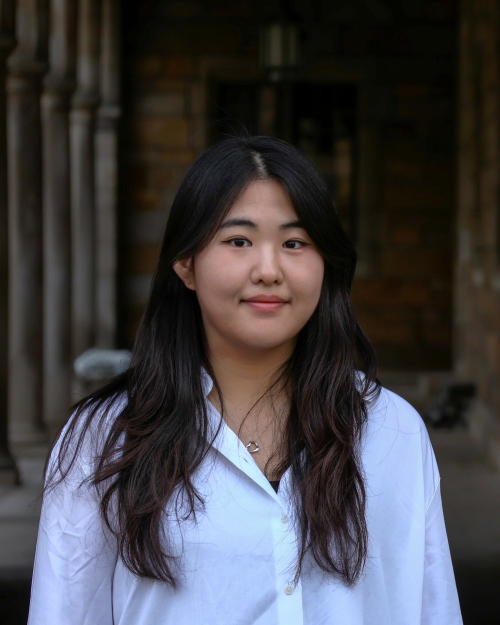
#> input picture images/victoria.jpg, 1000 x 1250 px (shown at 1/2 size)
$ python blur_faces.py ../images/victoria.jpg ../images/mended-app-promo.png
#> lines starting #> are read from the running program, lines starting #| are printed output that depends on the picture; after the words box and inside, x2 and y2 are one past the last pixel; in counts of white or black regions, pixels touching at a corner belong together
#!/usr/bin/env python3
"""Blur only detected face areas (ellipse mask), not whole video tiles."""
import sys

import cv2
import numpy as np


def _iou(a, b) -> float:
    ax, ay, aw, ah = a
    bx, by, bw, bh = b
    ix1 = max(ax, bx)
    iy1 = max(ay, by)
    ix2 = min(ax + aw, bx + bw)
    iy2 = min(ay + ah, by + bh)
    iw = max(0, ix2 - ix1)
    ih = max(0, iy2 - iy1)
    inter = iw * ih
    if inter == 0:
        return 0.0
    union = aw * ah + bw * bh - inter
    return inter / union if union else 0.0


def dedupe_faces(faces, iou_threshold: float = 0.25):
    """Keep one tight box per face; prefer smaller boxes when overlapping."""
    faces = [tuple(map(int, f)) for f in faces]
    faces.sort(key=lambda r: r[2] * r[3])  # smallest area first
    kept = []
    for rect in faces:
        if any(_iou(rect, k) >= iou_threshold for k in kept):
            continue
        kept.append(rect)
    return kept


def detect_faces(gray):
    faces = []
    cascades = [
        cv2.data.haarcascades + "haarcascade_frontalface_default.xml",
        cv2.data.haarcascades + "haarcascade_profileface.xml",
    ]
    for path in cascades:
        detector = cv2.CascadeClassifier(path)
        if detector.empty():
            continue
        found = list(
            detector.detectMultiScale(
                gray,
                scaleFactor=1.06,
                minNeighbors=4,
                minSize=(14, 14),
            )
        )
        up = cv2.resize(gray, None, fx=1.5, fy=1.5, interpolation=cv2.INTER_LINEAR)
        found_up = detector.detectMultiScale(
            up,
            scaleFactor=1.06,
            minNeighbors=4,
            minSize=(18, 18),
        )
        for (ux, uy, uw, uh) in found_up:
            found.append(
                (int(ux / 1.5), int(uy / 1.5), int(uw / 1.5), int(uh / 1.5))
            )
        for rect in found:
            faces.append(rect)
    return dedupe_faces(faces)


def blur_single_face(img, x, y, fw, fh) -> None:
    height, width = img.shape[:2]
    cx = x + fw // 2
    cy = y + fh // 2

    # Tight region around the face (not the whole thumbnail).
    half_w = max(8, int(fw * 0.52))
    half_h = max(8, int(fh * 0.58))
    x1 = max(0, cx - half_w)
    y1 = max(0, cy - half_h)
    x2 = min(width, cx + half_w)
    y2 = min(height, cy + half_h)

    roi = img[y1:y2, x1:x2]
    if roi.size == 0:
        return

    rh, rw = roi.shape[:2]
    k = max(9, (min(rw, rh) // 4) | 1)
    if k >= min(rw, rh):
        k = (min(rw, rh) // 2) | 1
        k = max(k, 3)

    blurred = cv2.GaussianBlur(roi, (k, k), 0)

    mask = np.zeros((rh, rw), dtype=np.uint8)
    center = (rw // 2, rh // 2)
    axes = (max(2, int(rw * 0.42)), max(2, int(rh * 0.46)))
    cv2.ellipse(mask, center, axes, 0, 0, 360, 255, -1)
    mask = cv2.GaussianBlur(mask, (7, 7), 0)

    alpha = (mask.astype(np.float32) / 255.0)[..., None]
    blended = (blurred.astype(np.float32) * alpha + roi.astype(np.float32) * (1 - alpha))
    img[y1:y2, x1:x2] = blended.astype(np.uint8)


def blur_faces(path_in: str, path_out: str) -> int:
#> called with path_in = '../images/victoria.jpg', path_out = '../images/mended-app-promo.png'
    img = cv2.imread(path_in)
#> img is the input picture: shape (1250, 1000, 3); mean B, G, R 68.9, 65, 66.8
    if img is None:
        print(f"Could not read {path_in}", file=sys.stderr)
        return 1

    gray = cv2.cvtColor(img, cv2.COLOR_BGR2GRAY)
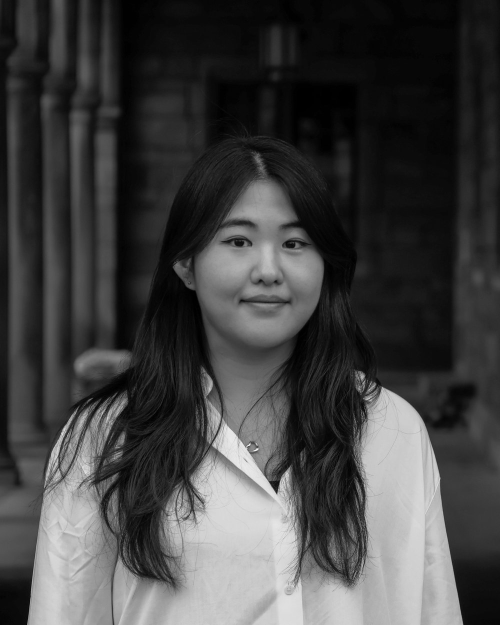
#> gray: shape (1250, 1000) (shown at 1/2 size); min 0, max 253, mean 66
    faces = detect_faces(gray)
#> the loop in detect_faces, `for path in cascades:` made 2 passes
#> found_up on pass 2: [[650, 548, 460, 460]]
#> after the loop in detect_faces, `for path in cascades:`: faces = [[248, 183, 149, 149], [238, 234, 162, 162], [382, 374, 296, 296], (344, 1067, 21, 21), (150, 899, 34, 34), (212, 1016, 33, 33), (252, 182, 144, 144), (240, 236, 154, 154), (376, 370, 301, 301), [462, 390, 256, 256], (433, 365, 306, 306)]
#> in dedupe_faces, `faces = [tuple(map(int, f)) for f in faces]`: faces = [(248, 183, 149, 149), (238, 234, 162, 162), (382, 374, 296, 296), (344, 1067, 21, 21), (150, 899, 34, 34), (212, 1016, 33, 33), (252, 182, 144, 144), (240, 236, 154, 154), (376, 370, 301, 301), (462, 390, 256, 256), (433, 365, 306, 306)]
#> the loop in dedupe_faces, `for rect in faces:` made 11 passes
#> after the loop in dedupe_faces, `for rect in faces:`: kept = [(344, 1067, 21, 21), (212, 1016, 33, 33), (150, 899, 34, 34), (252, 182, 144, 144), (462, 390, 256, 256)]
#> faces has the same summary as kept in dedupe_faces

    for rect in faces:
        blur_single_face(img, *rect)
#> this loop made 5 passes
#> (rect, cx in blur_single_face, cy in blur_single_face, half_w in blur_single_face, half_h in blur_single_face, x1 in blur_single_face, y1 in blur_single_face, x2 in blur_single_face) on passes 1 to 5: ((344, 1067, 21, 21), 354, 1077, 10, 12, 344, 1065, 364), ((212, 1016, 33, 33), 228, 1032, 17, 19, 211, 1013, 245), ((150, 899, 34, 34), 167, 916, 17, 19, 150, 897, 184), ((252, 182, 144, 144), 324, 254, 74, 83, 250, 171, 398), ((462, 390, 256, 256), 590, 518, 133, 148, 457, 370, 723)
#> pass 1, in blur_single_face, `roi = img[y1:y2, x1:x2]`:
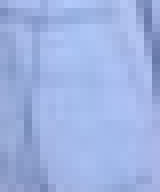
#> roi: shape (24, 20, 3) (shown 8 times larger); mean B, G, R 226.9, 178.7, 158.8
#> pass 1, in blur_single_face, `blurred = cv2.GaussianBlur(roi, (k, k), 0)`:
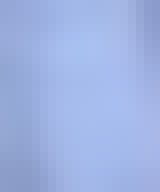
#> blurred: shape (24, 20, 3) (shown 8 times larger); mean B, G, R 227.1, 178.9, 158.9
#> pass 1, in blur_single_face, `mask = cv2.GaussianBlur(mask, (7, 7), 0)`:
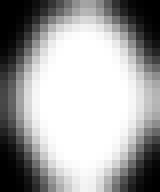
#> mask: shape (24, 20) (shown 8 times larger); min 0, max 255, mean 163.2
#> after the loop:
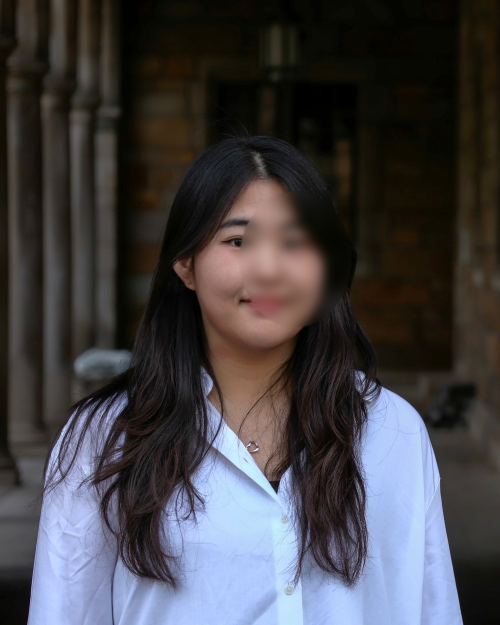
#> img: shape (1250, 1000, 3) (shown at 1/2 size); 5.36% of pixels changed, all inside (x1, y1, x2, y2) = (150, 175, 704, 1089)

    cv2.imwrite(path_out, img, [cv2.IMWRITE_PNG_COMPRESSION, 6])
    print(f"Wrote {path_out} ({len(faces)} faces, ellipse blur only)")
#| Wrote ../images/mended-app-promo.png (5 faces, ellipse blur only)
    return 0


if __name__ == "__main__":
    if len(sys.argv) != 3:
        print("Usage: blur_faces.py input.png output.png", file=sys.stderr)
        sys.exit(2)
    sys.exit(blur_faces(sys.argv[1], sys.argv[2]))
#> (the program exits here)
